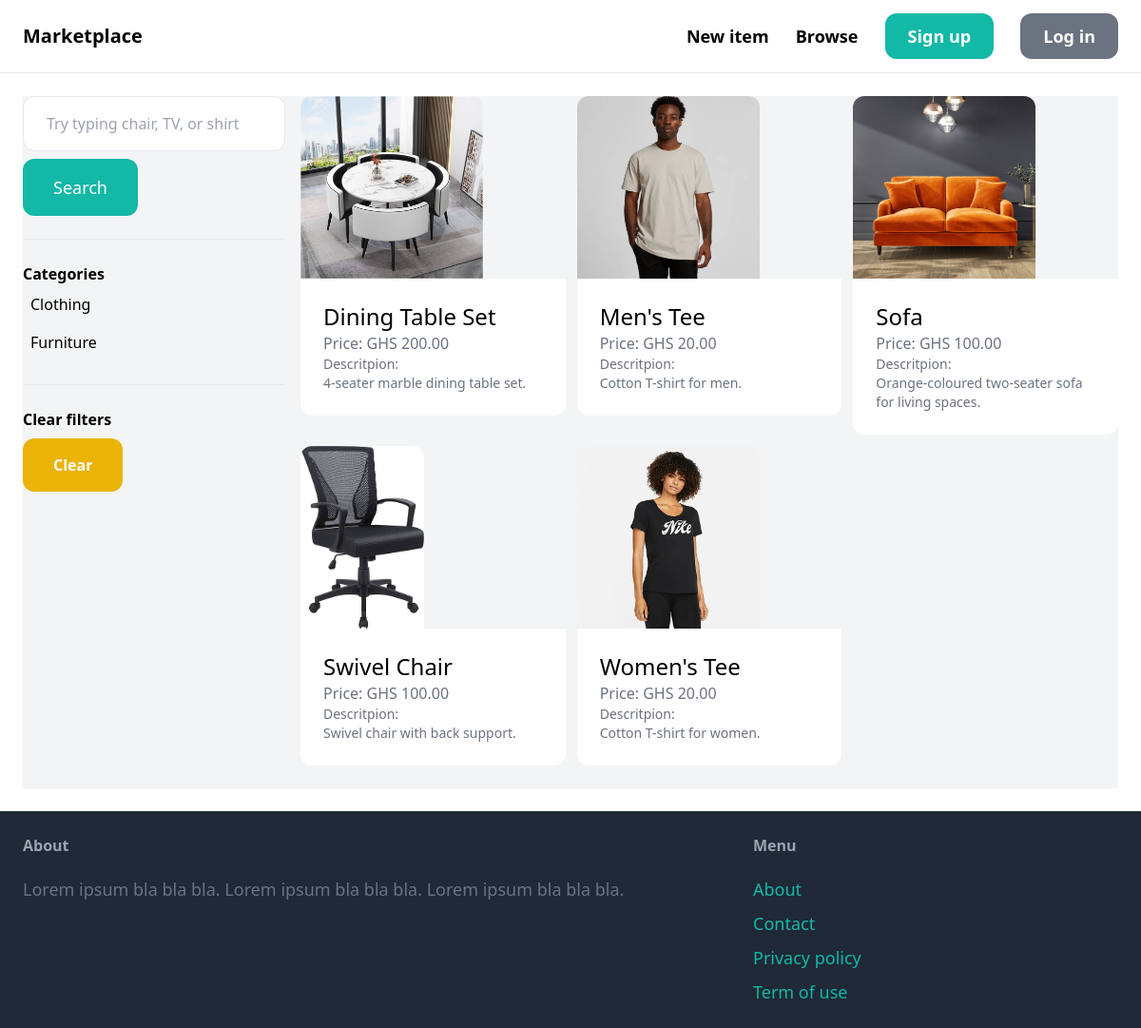
The app's page /items/ with its own data.
### items/models.py (models this page shows, shortened)
class Category(models.Model):
    name = models.CharField(max_length=255)
    created_at = models.DateTimeField(auto_now_add=True)
    deleted_at = models.DateTimeField(blank=True, null=True)
    class Meta:
        ordering = ('name',)
        verbose_name_plural = 'Categories'

class Item(models.Model):
    name = models.CharField(max_length=255)
    category = models.ForeignKey(Category, related_name="items", on_delete=models.CASCADE)
    description = models.TextField(blank=True, null=True)
    price = models.FloatField()
    image = models.ImageField(blank=True, null=True)
    is_sold = models.BooleanField(default=False)
    created_by = models.ForeignKey(User, related_name="items", on_delete=models.CASCADE)
    created_at = models.DateTimeField(auto_now_add=True)
    deleted_at = models.DateTimeField(blank=True, null=True)
    class Meta:
        ordering = ('name',)

### items/views.py (the view)
# urls.py: path('', views.items, name='items'),
def items(request):
    items = Item.objects.filter(is_sold=False)
    query = request.GET.get('query','')
    category_id = request.GET.get('category',0)
    categories = Category.objects.all()
    if query:
        items = Item.objects.filter(Q(name__icontains=query)|Q(description__icontains=query))
    if category_id:
        items = Item.objects.filter(category_id=category_id)
    context = {'query':query, 'items': items, 'categories': categories, 'category_id': int(category_id)}
    return render(request, 'items/items.html', context)

### items/templates/items/items.html (shortened to what this page needs)
{% extends 'core/base.html' %}
{% block content %}
    <div class="pb-6 grid grid-cols-4 gap-4 bg-gray-100">
        <div class="col-span-1">
            <form action="." method="{% url 'items:items' %}">
                <input name="query" placeholder="Try typing chair, TV, or shirt" type="text" value="{{ query }}" class="w-full px-6 py-4 border rounded-xl">
                <button class="mt-2 px-8 py-4 text-lg bg-teal-500 text-white rounded-xl">Search</button>
            </form>
            <hr class="my-6">
            <p class="font-semibold">Categories</p>
            <ul>
                {% for category in categories %}
                    <li class="py-2 px-2 rounded-xl {% if category.id == category_id %} bg-gray-200 {% endif %}" >
                        <a href="{% url 'items:items' %}?query={{ query }}&category={{ category.id }}">{{ category.name }}</a>
                    </li>
                {% endfor %}
            </ul>
            <hr class="my-6">
            <p class="font-semibold">Clear filters</p>
            <ul class="font-semibold">
                <li><a href="{% url 'items:items' %}" class="mt-2 py-4 px-8 inline-block bg-yellow-500 rounded-xl text-white">Clear</a></li>
            </ul>
        </div>
        <div class="col-span-3">
            <div class="grid grid-cols-3 gap-3 ">
                {% for item in items %}
                <div>
                    <a href="{% url 'items:detail' item.id %}">
                        <div>
                            <img src="{{ item.image.url }}" alt="{{ item.name }}" class="rounded-t-xl object-contain h-48 w-100">
                        </div>
                        <div class="p-6 bg-white rounded-b-xl">
                            <h2 class="text-2xl">{{ item.name }}</h2>
                            <p class="text-gray-500">Price: GHS {{ item.price|floatformat:"2" }}</p>
                            <p class="text-gray-500 text-sm"> Descritpion: <br> {{ item.description }}</p>
                        </div>
                    </a>
                </div>
                {% endfor %}
            </div>
        </div>
    </div>
{% endblock %}

### records on screen
Category: name "Clothing"
Category: name "Furniture"
Item: image (picture), name "Dining Table Set", price "200.00", description "4-seater marble dining table set."
Item: image (picture), name "Men's Tee", price "20.00", description "Cotton T-shirt for men."
Item: image (picture), name "Sofa", price "100.00", description "Orange-coloured two-seater sofa for living spaces."
Item: image (picture), name "Swivel Chair", price "100.00", description "Swivel chair with back support."
Item: image (picture), name "Women's Tee", price "20.00", description "Cotton T-shirt for women."
